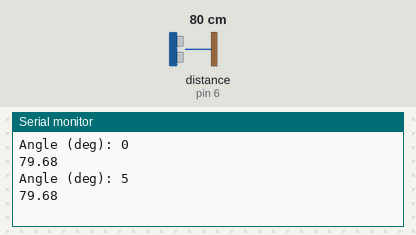
Recording of a sketch running on a simulated Arduino Uno, built with avr-gcc and run on an emulated ATmega328P. Shown: the last lines printed to the serial monitor. Wiring (inferred from the names in the program): ultrasonic range finder: trigger pin 5; echo pin 6. The test bench sets the inputs (shaded band); at power-on: distance to the obstacle (sensor on pin 6) 80 cm. The echo pulse lasts 58.3 µs per cm.

Above: at 3.8 s.
3.9 s: distance to the obstacle (sensor on pin 6) set to 2 cm
At 7.4 s:
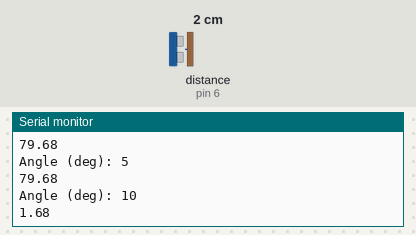
7.8 s: distance to the obstacle (sensor on pin 6) set to 4 cm
At 9.8 s:
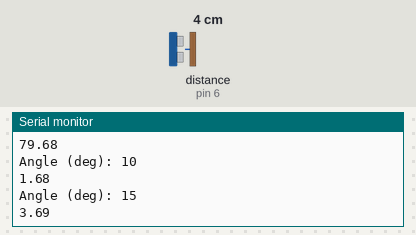
Timing chart, 0 to 11.3 s (numbered marks = the images above; inputs shaded):
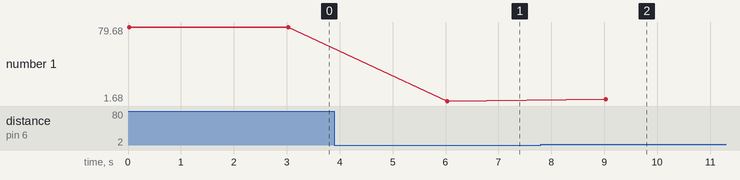

Measured:
- after the input at 3.9 s, the serial monitor: prints a new line after 2.1 s (image 1)
- after the input at 7.8 s, the serial monitor: prints a new line after 1.2 s (image 2)
- plotted number 1: 79.68 → 1.68 after the input at 3.9 s, 1.68 → 3.69 after the input at 7.8 s

The sketch:

sensor_angular_acceptance.ino.ino
```cpp
const int trigPin = 5;
const int echoPin = 6;
int ang = 0;
float duration, distance;

void setup() {
  pinMode(trigPin, OUTPUT);
  pinMode(echoPin, INPUT);
  Serial.begin(9600);
}

void loop() {
  while (ang <= 180){
    digitalWrite(trigPin, LOW);
    delayMicroseconds(2);
    digitalWrite(trigPin, HIGH);
    delayMicroseconds(10);
    digitalWrite(trigPin, LOW);

    duration = pulseIn(echoPin, HIGH);
    distance = (duration*.0343)/2;
    //Serial.print("Distance: ");
    Serial.print("Angle (deg): ");

    Serial.println(ang);
    Serial.println(distance);
    delay(3000);
    ang+=5;
  }
}
```
